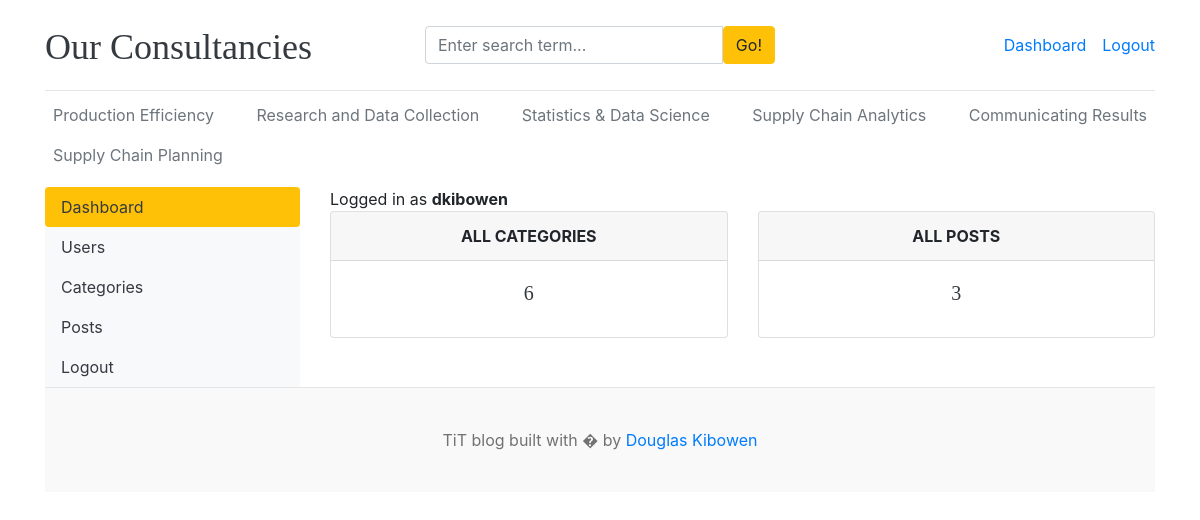
The page /dashboard/ (signed in) on the database its author committed.
### blogs/models.py (models this page shows, shortened)
class Category(models.Model):
    category_name = models.CharField(max_length=50,unique=True)
    created_at = models.DateTimeField(auto_now_add=True)
    updated_at = models.DateTimeField(auto_now=True)
    class Meta:
        verbose_name_plural = "categories"

### dashboards/views.py (the view)
# urls.py: path('dashboard/',include('dashboards.urls')),
@login_required(login_url='login')
def dashboard(request):
    category_count = Category.objects.all().count()
    blogs_count = Blog.objects.all().count()
    context = {
        "category_count": category_count,
        "blogs_count": blogs_count,
    }
    return render(request,'dashboard/dashboard.html',context)

### blogs/context_processors.py (called while the page is built)
def get_categories(request):
    categories = Category.objects.all()
    return dict(categories=categories)

def get_social_links(request):
    social_links = SocialLinks.objects.all()
    return dict(social_links=social_links)

### templates/dashboard/dashboard.html
{% extends 'base.html' %}
{% block content %}
<div class="row">
    {% include 'dashboard/sidebar.html' %}
      <div class="col-md-9">
        <span>Logged in as <b>{{ user }}</b></span>
        <div class="row">
            <div class="col">
                <div class="card border-default mb-3">
                    <div class="card-header text-center text-uppercase font-weight-bold">All Categories</div>
                    <div class="card-body text-dark">
                        <h5 class="card-title text-center">{{ category_count }}</h5>
                    </div>
                </div>
            </div>
            <div class="col">
                <div class="card border-default mb-3">
                    <div class="card-header text-center text-uppercase font-weight-bold">All Posts</div>
                    <div class="card-body text-dark">
                        <h5 class="card-title text-center">{{ blogs_count }}</h5>
                    </div>
                </div>
            </div>
        </div>
      </div>
</div>
{% endblock %}

### templates/base.html (shortened to what this page needs)
{% load static %}
<!DOCTYPE html>
<html lang="en">
<head>
    <link href="https://getbootstrap.com/docs/4.0/dist/css/bootstrap.min.css" rel="stylesheet">
    <link href="{% static 'css/blog.css' %}" rel="stylesheet">
    <link rel="stylesheet" href="https://cdnjs.cloudflare.com/ajax/libs/font-awesome/4.7.0/css/font-awesome.min.css">
  </head>
<body>
    <div class="container">
      <header class="blog-header py-3">
        <div class="row flex-nowrap justify-content-between align-items-center">
          <div class="col-4 pt-1">
            <a class="blog-header-logo text-dark" href="/">Our Consultancies</a>
          </div>
          <div class="col-4">
            <form action="{% url 'search' %}" method="GET">
              <div class="input-group">
                <input class="form-control" type="text" name="keyword" value="{{ keyword }}" placeholder="Enter search term..." aria-label="Enter search term..." aria-describedby="button-search" />
                <button type="submit" class="btn btn-warning" id="button-search" type="button">Go!</button>
            </div>
            </form>
          </div>
          <div class="col-4 d-flex justify-content-end align-items-center">
            {% if not user.is_authenticated %}
            <a class="btn btn-sm btn-warning" href="{% url 'login' %}">Login</a> &nbsp;
            <a class="btn btn-sm btn-outline-secondary" href="{% url 'register' %}">Register</a>
            {% else %}
            <span><a href="{% url 'dashboard' %}">Dashboard</a></span>
            <span><a href="{% url 'logout' %}">Logout</a></span>
            {% endif %}
          </div>
        </div>
      </header>
      <div class="nav-scroller py-1 mb-2">
        <nav class="nav d-flex justify-content-between">
          {% for cat in categories %}
          <a class="p-2 text-muted" href="{% url 'posts_by_category' cat.id %}">{{ cat.category_name }}</a>
          {% endfor %}
        </nav>
      </div>
{% block content %}
{% endblock %}
<footer class="blog-footer">
    <p>TiT blog built with � by <a href="#">Douglas Kibowen</a></p>
  </footer>
  </body>
  </html>

### blog_main/static/css/blog.css (style rules this page uses)
.blog-header { border-bottom: 1px solid #e5e5e5; }
.blog-header-logo { font-family: "Playfair Display", Georgia, "Times New Roman", serif; font-size: 2.25rem; }
h1, h2, h3, h4, h5, h6 { font-family: "Playfair Display", Georgia, "Times New Roman", serif; }
.blog-footer { padding: 2.5rem 0; color: #727272; text-align: center; background-color: #f9f9f9; border-top: .05rem solid #e5e5e5; }
.blog-footer p:last-child { margin-bottom: 0; }

### rows shown on the page
Category: category_name "Production Efficiency"
Category: category_name "Research and Data Collection"
Category: category_name "Statistics & Data Science"
Category: category_name "Supply Chain Analytics"
Category: category_name "Communicating Results"
Category: category_name "Supply Chain Planning"

### other values the page prints
{{ user }} "dkibowen"
{{ category_count }} "6"
{{ blogs_count }} "3"
